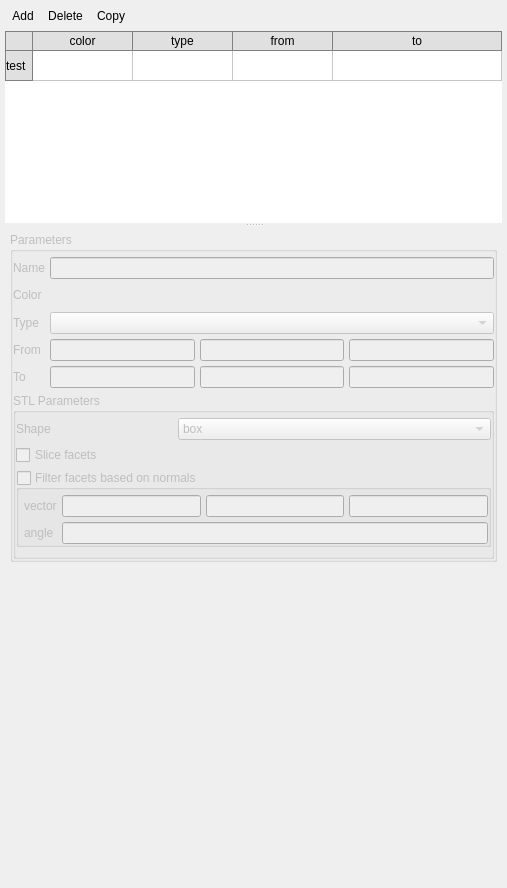
<?xml version="1.0" encoding="UTF-8"?>
<ui version="4.0">
 <class>regions</class>
 <widget class="QWidget" name="regions">
  <property name="geometry">
   <rect>
    <x>0</x>
    <y>0</y>
    <width>507</width>
    <height>888</height>
   </rect>
  </property>
  <layout class="QVBoxLayout" name="verticalLayout_2">
   <property name="spacing">
    <number>5</number>
   </property>
   <property name="margin">
    <number>5</number>
   </property>
   <item>
    <widget class="QFrame" name="frame_18">
     <property name="sizePolicy">
      <sizepolicy hsizetype="Preferred" vsizetype="Fixed">
       <horstretch>0</horstretch>
       <verstretch>0</verstretch>
      </sizepolicy>
     </property>
     <property name="frameShape">
      <enum>QFrame::NoFrame</enum>
     </property>
     <property name="frameShadow">
      <enum>QFrame::Plain</enum>
     </property>
     <layout class="QHBoxLayout" name="horizontalLayout_15">
      <property name="spacing">
       <number>0</number>
      </property>
      <property name="margin">
       <number>0</number>
      </property>
      <item>
       <widget class="QToolButton" name="toolbutton_region_add">
        <property name="text">
         <string>Add</string>
        </property>
        <property name="autoRaise">
         <bool>true</bool>
        </property>
       </widget>
      </item>
      <item>
       <widget class="QToolButton" name="toolbutton_region_delete">
        <property name="text">
         <string>Delete</string>
        </property>
        <property name="autoRaise">
         <bool>true</bool>
        </property>
       </widget>
      </item>
      <item>
       <widget class="QToolButton" name="toolbutton_region_copy">
        <property name="text">
         <string>Copy</string>
        </property>
        <property name="autoRaise">
         <bool>true</bool>
        </property>
       </widget>
      </item>
      <item>
       <spacer name="horizontalSpacer_5">
        <property name="orientation">
         <enum>Qt::Horizontal</enum>
        </property>
        <property name="sizeHint" stdset="0">
         <size>
          <width>342</width>
          <height>20</height>
         </size>
        </property>
       </spacer>
      </item>
     </layout>
    </widget>
   </item>
   <item>
    <widget class="QSplitter" name="splitter">
     <property name="enabled">
      <bool>true</bool>
     </property>
     <property name="sizePolicy">
      <sizepolicy hsizetype="Preferred" vsizetype="Expanding">
       <horstretch>0</horstretch>
       <verstretch>0</verstretch>
      </sizepolicy>
     </property>
     <property name="orientation">
      <enum>Qt::Vertical</enum>
     </property>
     <property name="childrenCollapsible">
      <bool>false</bool>
     </property>
     <widget class="Table" name="tablewidget_regions">
      <property name="sizePolicy">
       <sizepolicy hsizetype="Expanding" vsizetype="Minimum">
        <horstretch>0</horstretch>
        <verstretch>0</verstretch>
       </sizepolicy>
      </property>
      <property name="minimumSize">
       <size>
        <width>0</width>
        <height>0</height>
       </size>
      </property>
      <property name="maximumSize">
       <size>
        <width>16777215</width>
        <height>16777215</height>
       </size>
      </property>
      <property name="baseSize">
       <size>
        <width>0</width>
        <height>0</height>
       </size>
      </property>
      <property name="styleSheet">
       <string notr="true">QTableView{
  selection-background-color: #64B5F6;
  selection-color: white;
}

QTableCornerButton::section{
  border-style: none;
  border: 1px solid grey;
  background-color: #E0E0E0;
}

QHeaderView{
  background-color: white;
}

QHeaderView::section{
  background-color: #E0E0E0;
  border-style: none;
  border-right: 1px solid grey;
  border-bottom: 1px solid grey;
}

QHeaderView::section:horizontal{
  border-top: 1px solid grey;
}

QHeaderView::section:vertical{
  border-left: 1px solid grey;
  border-bottom: 1px solid grey;
}</string>
      </property>
      <property name="frameShape">
       <enum>QFrame::NoFrame</enum>
      </property>
      <property name="frameShadow">
       <enum>QFrame::Plain</enum>
      </property>
      <property name="lineWidth">
       <number>0</number>
      </property>
      <property name="editTriggers">
       <set>QAbstractItemView::NoEditTriggers</set>
      </property>
      <property name="selectionMode">
       <enum>QAbstractItemView::ExtendedSelection</enum>
      </property>
      <property name="selectionBehavior">
       <enum>QAbstractItemView::SelectRows</enum>
      </property>
      <attribute name="horizontalHeaderCascadingSectionResizes">
       <bool>false</bool>
      </attribute>
      <attribute name="horizontalHeaderStretchLastSection">
       <bool>true</bool>
      </attribute>
      <attribute name="verticalHeaderVisible">
       <bool>true</bool>
      </attribute>
      <attribute name="verticalHeaderCascadingSectionResizes">
       <bool>false</bool>
      </attribute>
      <attribute name="verticalHeaderStretchLastSection">
       <bool>false</bool>
      </attribute>
      <row>
       <property name="text">
        <string>test</string>
       </property>
      </row>
      <column>
       <property name="text">
        <string>color</string>
       </property>
      </column>
      <column>
       <property name="text">
        <string>type</string>
       </property>
      </column>
      <column>
       <property name="text">
        <string>from</string>
       </property>
      </column>
      <column>
       <property name="text">
        <string>to</string>
       </property>
      </column>
     </widget>
     <widget class="QWidget" name="widget_lowerPane" native="true">
      <property name="sizePolicy">
       <sizepolicy hsizetype="Preferred" vsizetype="Expanding">
        <horstretch>0</horstretch>
        <verstretch>1</verstretch>
       </sizepolicy>
      </property>
      <layout class="QVBoxLayout" name="verticalLayout">
       <property name="spacing">
        <number>5</number>
       </property>
       <property name="margin">
        <number>5</number>
       </property>
       <item>
        <widget class="QGroupBox" name="groupbox_region_parameters">
         <property name="enabled">
          <bool>false</bool>
         </property>
         <property name="sizePolicy">
          <sizepolicy hsizetype="Preferred" vsizetype="Fixed">
           <horstretch>0</horstretch>
           <verstretch>0</verstretch>
          </sizepolicy>
         </property>
         <property name="title">
          <string>Parameters</string>
         </property>
         <property name="flat">
          <bool>true</bool>
         </property>
         <layout class="QGridLayout" name="gridLayout_16">
          <property name="leftMargin">
           <number>0</number>
          </property>
          <property name="topMargin">
           <number>5</number>
          </property>
          <property name="rightMargin">
           <number>0</number>
          </property>
          <property name="bottomMargin">
           <number>0</number>
          </property>
          <property name="spacing">
           <number>5</number>
          </property>
          <item row="5" column="2">
           <widget class="LineEdit" name="lineedit_regions_to_y"/>
          </item>
          <item row="4" column="2">
           <widget class="LineEdit" name="lineedit_regions_from_y"/>
          </item>
          <item row="4" column="0">
           <widget class="QLabel" name="label_32">
            <property name="sizePolicy">
             <sizepolicy hsizetype="Preferred" vsizetype="Fixed">
              <horstretch>0</horstretch>
              <verstretch>0</verstretch>
             </sizepolicy>
            </property>
            <property name="text">
             <string>From</string>
            </property>
           </widget>
          </item>
          <item row="2" column="0">
           <widget class="QLabel" name="label_35">
            <property name="sizePolicy">
             <sizepolicy hsizetype="Preferred" vsizetype="Fixed">
              <horstretch>0</horstretch>
              <verstretch>0</verstretch>
             </sizepolicy>
            </property>
            <property name="text">
             <string>Type</string>
            </property>
           </widget>
          </item>
          <item row="4" column="1">
           <widget class="LineEdit" name="lineedit_regions_from_x"/>
          </item>
          <item row="2" column="1" colspan="3">
           <widget class="ComboBox" name="combobox_regions_type"/>
          </item>
          <item row="0" column="1" colspan="3">
           <widget class="LineEdit" name="lineedit_regions_name"/>
          </item>
          <item row="5" column="1">
           <widget class="LineEdit" name="lineedit_regions_to_x"/>
          </item>
          <item row="5" column="0">
           <widget class="QLabel" name="label_33">
            <property name="sizePolicy">
             <sizepolicy hsizetype="Preferred" vsizetype="Fixed">
              <horstretch>0</horstretch>
              <verstretch>0</verstretch>
             </sizepolicy>
            </property>
            <property name="text">
             <string>To</string>
            </property>
           </widget>
          </item>
          <item row="5" column="3">
           <widget class="LineEdit" name="lineedit_regions_to_z"/>
          </item>
          <item row="0" column="0">
           <widget class="QLabel" name="label_34">
            <property name="sizePolicy">
             <sizepolicy hsizetype="Preferred" vsizetype="Fixed">
              <horstretch>0</horstretch>
              <verstretch>0</verstretch>
             </sizepolicy>
            </property>
            <property name="text">
             <string>Name</string>
            </property>
           </widget>
          </item>
          <item row="4" column="3">
           <widget class="LineEdit" name="lineedit_regions_from_z"/>
          </item>
          <item row="1" column="0">
           <widget class="QLabel" name="label_4">
            <property name="sizePolicy">
             <sizepolicy hsizetype="Preferred" vsizetype="Fixed">
              <horstretch>0</horstretch>
              <verstretch>0</verstretch>
             </sizepolicy>
            </property>
            <property name="text">
             <string>Color</string>
            </property>
           </widget>
          </item>
          <item row="1" column="1">
           <widget class="QToolButton" name="toolbutton_color">
            <property name="text">
             <string/>
            </property>
            <property name="autoRaise">
             <bool>true</bool>
            </property>
           </widget>
          </item>
          <item row="7" column="0" colspan="4">
           <widget class="QGroupBox" name="groupbox_stl">
            <property name="enabled">
             <bool>false</bool>
            </property>
            <property name="sizePolicy">
             <sizepolicy hsizetype="Preferred" vsizetype="Fixed">
              <horstretch>0</horstretch>
              <verstretch>0</verstretch>
             </sizepolicy>
            </property>
            <property name="title">
             <string>STL Parameters</string>
            </property>
            <property name="flat">
             <bool>true</bool>
            </property>
            <layout class="QGridLayout" name="gridLayout">
             <property name="leftMargin">
              <number>0</number>
             </property>
             <property name="topMargin">
              <number>5</number>
             </property>
             <property name="rightMargin">
              <number>0</number>
             </property>
             <property name="spacing">
              <number>5</number>
             </property>
             <item row="2" column="0" colspan="3">
              <widget class="QGroupBox" name="groupbox_filter_facets">
               <property name="title">
                <string>Filter facets based on normals</string>
               </property>
               <property name="flat">
                <bool>true</bool>
               </property>
               <property name="checkable">
                <bool>true</bool>
               </property>
               <property name="checked">
                <bool>false</bool>
               </property>
               <layout class="QGridLayout" name="gridLayout_2">
                <property name="leftMargin">
                 <number>5</number>
                </property>
                <property name="topMargin">
                 <number>5</number>
                </property>
                <property name="rightMargin">
                 <number>0</number>
                </property>
                <property name="bottomMargin">
                 <number>0</number>
                </property>
                <property name="spacing">
                 <number>5</number>
                </property>
                <item row="0" column="0">
                 <widget class="QLabel" name="label_2">
                  <property name="sizePolicy">
                   <sizepolicy hsizetype="Preferred" vsizetype="Fixed">
                    <horstretch>0</horstretch>
                    <verstretch>0</verstretch>
                   </sizepolicy>
                  </property>
                  <property name="text">
                   <string>vector</string>
                  </property>
                 </widget>
                </item>
                <item row="0" column="3">
                 <widget class="LineEdit" name="lineedit_filter_z"/>
                </item>
                <item row="0" column="1">
                 <widget class="LineEdit" name="lineedit_filter_x"/>
                </item>
                <item row="0" column="2">
                 <widget class="LineEdit" name="lineedit_filter_y"/>
                </item>
                <item row="1" column="0">
                 <widget class="QLabel" name="label_3">
                  <property name="sizePolicy">
                   <sizepolicy hsizetype="Preferred" vsizetype="Fixed">
                    <horstretch>0</horstretch>
                    <verstretch>0</verstretch>
                   </sizepolicy>
                  </property>
                  <property name="text">
                   <string>angle</string>
                  </property>
                 </widget>
                </item>
                <item row="1" column="1" colspan="3">
                 <widget class="LineEdit" name="lineedit_deviation_angle"/>
                </item>
               </layout>
              </widget>
             </item>
             <item row="1" column="0" colspan="3">
              <widget class="CheckBox" name="checkbox_slice_facets">
               <property name="text">
                <string>Slice facets</string>
               </property>
              </widget>
             </item>
             <item row="0" column="0">
              <widget class="QLabel" name="label">
               <property name="sizePolicy">
                <sizepolicy hsizetype="Preferred" vsizetype="Fixed">
                 <horstretch>0</horstretch>
                 <verstretch>0</verstretch>
                </sizepolicy>
               </property>
               <property name="text">
                <string>Shape</string>
               </property>
              </widget>
             </item>
             <item row="0" column="1" colspan="2">
              <widget class="ComboBox" name="combobox_stl_shape">
               <item>
                <property name="text">
                 <string>box</string>
                </property>
               </item>
               <item>
                <property name="text">
                 <string>ellipsoid</string>
                </property>
               </item>
              </widget>
             </item>
            </layout>
           </widget>
          </item>
         </layout>
        </widget>
       </item>
       <item>
        <spacer name="verticalSpacer">
         <property name="orientation">
          <enum>Qt::Vertical</enum>
         </property>
         <property name="sizeType">
          <enum>QSizePolicy::Expanding</enum>
         </property>
         <property name="sizeHint" stdset="0">
          <size>
           <width>20</width>
           <height>40</height>
          </size>
         </property>
        </spacer>
       </item>
      </layout>
     </widget>
    </widget>
   </item>
  </layout>
 </widget>
 <customwidgets>
  <customwidget>
   <class>LineEdit</class>
   <extends>QLineEdit</extends>
   <header>widgets/base</header>
  </customwidget>
  <customwidget>
   <class>CheckBox</class>
   <extends>QCheckBox</extends>
   <header>widgets/base</header>
  </customwidget>
  <customwidget>
   <class>ComboBox</class>
   <extends>QComboBox</extends>
   <header>widgets/base</header>
  </customwidget>
  <customwidget>
   <class>Table</class>
   <extends>QTableWidget</extends>
   <header>widgets/base</header>
  </customwidget>
 </customwidgets>
 <tabstops>
  <tabstop>toolbutton_region_add</tabstop>
  <tabstop>toolbutton_region_delete</tabstop>
  <tabstop>toolbutton_region_copy</tabstop>
  <tabstop>tablewidget_regions</tabstop>
  <tabstop>lineedit_regions_name</tabstop>
  <tabstop>combobox_regions_type</tabstop>
  <tabstop>lineedit_regions_from_x</tabstop>
  <tabstop>lineedit_regions_to_x</tabstop>
  <tabstop>lineedit_regions_from_y</tabstop>
  <tabstop>lineedit_regions_to_y</tabstop>
  <tabstop>lineedit_regions_from_z</tabstop>
  <tabstop>lineedit_regions_to_z</tabstop>
  <tabstop>combobox_stl_shape</tabstop>
  <tabstop>checkbox_slice_facets</tabstop>
 </tabstops>
 <resources/>
 <connections/>
</ui>
